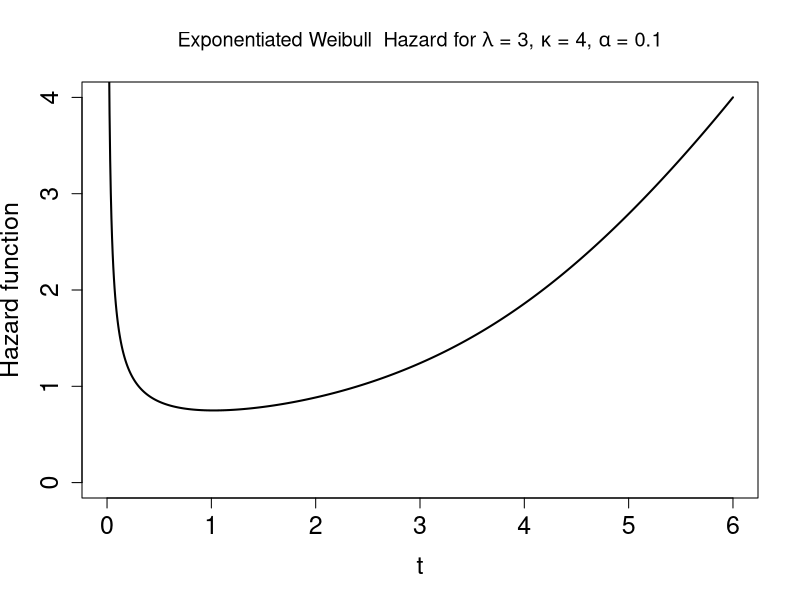

The R source for this figure: (Note: this script raises an error after producing the figure.)
#################################################################
# Job: Fit Exponentiated Weibull distribution for bathtub hazard
#
# Name: Reuben Adatorwovor
# Date: June 03 2021
# 
##############################################################################
rm(list = ls())
libs = c("utils", "MASS", "copula","numDeriv","scatterplot3d", "reliaR","extRemes","Rmpfr")
lapply(libs, require, character.only = TRUE) #"rmultil" not available for 4.02

### Hazard function and associated plot ####
hexpweibull <- function(t,lambda, kappa, alpha, log=FALSE){
  if ((!is.numeric(t)) || (!is.numeric(lambda)) || (!is.numeric(kappa)) || (!is.numeric(alpha))){ 
    stop("non-numeric argument to mathematical function")}
  if( (length(lambda)!= 1) || (length(kappa)!= 1) || (length(alpha)!= 1) ){
    stop("Non-t parameters must be atomic")}
  if (  (lambda <= 0) || (kappa <= 0) || (alpha <= 0) ){ 
    stop("Invalid arguments.  qp,lp,kp ap must be > 0 ")}
  log.pdf <-  log(alpha) + (alpha-1)*pweibull(t,scale = lambda,shape=kappa,log.p=TRUE) + 
    dweibull(t,scale = lambda,shape=kappa,log=TRUE)
  cdf <- exp(alpha*pweibull(t,scale = lambda,shape = kappa,log.p=TRUE) )
  log.h <- log.pdf - log(1-cdf)
  ifelse(log, return(log.h), return(exp(log.h)))
}   

h <- Vectorize( function(t) hexpweibull(t,3,3,.1) )
curve(h,0,6,ylim=c(0,4),col= "black",lwd=2,n = 1000,
      xlab="t",ylab="Hazard function",cex.axis=1.5, cex.lab = 1.5, 
      main = expression(paste("Exponentiated Weibull  Hazard for ",
                              lambda, " = 3, ", kappa, " = 4, ", alpha, " = 0.1")) )
##############################################################################
##############################################################################
# Cumulative distribution function
pexpweibull<- function(q,lambda,kappa,alpha,log.p=FALSE){
  if ((!is.numeric(q)) || (!is.numeric(lambda))|| (!is.numeric(kappa)) || (!is.numeric(alpha))){ 
    stop("non-numeric argument to mathematical function")}
  if((length(lambda)!= 1) || (length(kappa)!=1) || (length(alpha)!=1)){
    stop("Non-q parameters must be atomic")}
  #if ((min(q) <= 0) || (lambda <= 0) || (kappa <= 0) || (alpha <= 0) ){ 
  # stop("Invalid arguments.  qp,lp,kp ap must be > 0 ")}
  log.cdf <- alpha*pweibull(q,scale = lambda,shape = kappa,log.p=TRUE)
  mpfr(ifelse(log.p, return(log.cdf), return(exp(log.cdf))),128L)
}  
################################################## 
# Probability density function
dexpweibull<- function(t,lambda,kappa,alpha,log=FALSE){
  if ((!is.numeric(t)) || (!is.numeric(lambda))|| (!is.numeric(kappa)) || (!is.numeric(alpha))){ 
    stop("non-numeric argument to mathematical function")}
  if((length(lambda)!= 1) || (length(kappa)!= 1) || (length(alpha)!= 1)){
    stop("Non-x parameters must be atomic")}
  #if ((min(t) <= 0) || (lambda <= 0) || (kappa <= 0) || (alpha <= 0)  ){ 
  # stop("Invalid arguments. td,ld,kd,ad must be > 0 ")}
  log.pdf <-  log(alpha) + (alpha - 1)*pweibull(t,scale = lambda, shape = kappa,log.p  = TRUE)  + 
    dweibull(t,scale = lambda,shape = kappa, log = TRUE)
  mpfr(return(exp(log.pdf)), 128L)
  #ifelse(log, return(log.pdf), return(exp(log.pdf)))
}
##################################################   
# Quantile function
qexpweibull<- function(p,lambda,kappa,alpha){
  quant <-  qweibull(p^(1/alpha),scale = lambda,shape = kappa)
  return(quant)
} 
##################################################   
# Random number generation
rexpweibull<- function(n,lambda,kappa,alpha,log=FALSE){
  if ((!is.numeric(n)) || (!is.numeric(lambda)) ||(!is.numeric(kappa)) || (!is.numeric(alpha))) 
    stop("non-numeric argument to mathematical function")
  if ((n <= 0) || (min(lambda) <= 0) || (min(kappa) <= 0) || (min(alpha) <= 0)) 
    stop("Invalid arguments")
  u = runif(n)
  sim <-  qweibull(u^(1/alpha),scale = lambda,shape=kappa)
  return(sim)
} 
############################################################
smart_df = function(...){
  data.frame(...,stringsAsFactors = FALSE)
}
smart_WT = function(...){
  write.table(...,row.names = FALSE,quote = FALSE)
}
smart_hist = function(xx,...){
  hist(xx,freq = FALSE,...); lines(density(xx),lwd = 2,lty = 2,col = "red")
}
####################### Event time #################################
# true parameters
theta = 4/2;alpha1 = 0.1;alpha2 = 2;lambda1 = 3;lambda2 = 2.1;kappa = 4
true_mean = c(lambda1, kappa,alpha1)

set.seed(223); n.obs = 5000; num_rep = 500
datagum = list()
for (jj in seq(num_rep)) {
  gumbel_cop = gumbelCopula(param = theta, dim = 2,use.indepC =c("message","TRUE","FALSE"))
  bvd = mvdc(copula = gumbel_cop, margins = c("expweibull","weibull"),paramMargins = list(list( lambda = lambda1, kappa = kappa, alpha = alpha1), 
                                                                                          list( shape = alpha2, scale = lambda2)),check = TRUE  )
  all_data = rMvdc(n.obs,bvd)
  datagum[[jj]] = all_data
}
########################################################################
## likelihood ##
ns_llike = function(data_curr,init_params) {
  
  params = init_params; lambda = params[1]; kappa = params[2];  alpha = params[3]; theta = theta
  
  tmppdf1 = dexpweibull(data_curr$X, lambda, kappa, alpha, log = FALSE)
  tmppdf2 = dweibull(data_curr$X, alpha2, lambda2, log = FALSE)
  
  tmpcdf1 = pexpweibull(data_curr$X, lambda, kappa, alpha, log.p = FALSE)
  tmpcdf2 = pweibull(data_curr$X, alpha2, lambda2, lower.tail = TRUE, log.p = FALSE)
  
  tmpu1 = -log( pmax(1e-6,tmpcdf1) )
  tmpu2 = -log( pmax(1e-6,tmpcdf2) )
  
  tmpFxy = exp(-( tmpu1^theta + tmpu2^theta )^(1/theta))
  tmpfxy = as.double( tmpFxy*( (tmpu1^theta + tmpu2^theta)^( (1/theta) - 1) )*
                        ( ( tmpu1^(theta - 1) )*( tmppdf1/tmpcdf1 ) + ( tmpu2^(theta - 1) )*(tmppdf2/tmpcdf2) ) )
  
  tmppdf = pmax(1e-6,tmppdf1 + tmppdf2 - tmpfxy)
  tmpSxy = pmax(1e-6,1 -  tmpcdf1 - tmpcdf2 +  tmpFxy)
  
  ll = sum( event*log(tmppdf) , (1 - event)*log(tmpSxy)  ) 
  ll
}

ns_ll = function(init_params){
  ns_llike(data_curr,init_params)
}
func_hess = function(X){+          tryCatch({
  hess1 = diag(ginv(X))  }, error=function(e){ warning(e)
    error.flag = TRUE })
  hess1
}
###########################optimization##########################
my_optim = function(data_curr) {
  out_opt = optim(init_params, ns_ll, control = list(fnscale = -1, maxit = 1e6), hessian = TRUE)
  hess = -out_opt$hessian; curr_var = func_hess(hess);   curr_params = as.numeric(out_opt$par)
  unc_params = rep(NA,7); unc_params =  c(curr_params,curr_var,propC, init_params )
  all_estimates = rbind(all_estimates, smart_df(S = what_rep, N = sample_size, lambda = unc_params[1],kappa = unc_params[2],alpha = unc_params[3], 
                                                lambda.var = unc_params[4], kappa.var = unc_params[5],alpha.var = unc_params[6], propC = unc_params[7]) )
  all_estimates
}
######################Execution###########################
all_estimates = c()
sample_sizes = 1000#c(1000, 2500,5000) 
for (sample_size in sample_sizes ) {
  cat(paste0("N = ",sample_size,"\n"))
  for (what_rep in seq(num_rep)) {
    if (what_rep %% 5 == 0) cat(paste0(what_rep," "))
    curr_data = datagum[[what_rep]][seq(sample_size),]
    data_cur  = cbind(T = pmin(curr_data[,1], curr_data[,2]), C = runif(sample_size, 0, 6) )
    
    data_curr = transform(data_cur, X = pmin(T, C) )
    event = smart_df(E = ifelse(data_curr$T < data_curr$C, 1, 0)  )#1==yes, 0==no
    propC = table(event)[1]/nrow(event)    
    
    init_params = exp(c(runif(2,-5,2), runif(1,-5,0)) ) #runif(2,1,1.2)#c(runif(1,0,1), runif(1,2,7)) #, runif(1,1/5,1/3) )#rep(1,2)#
    
    all_estimates = my_optim(data_curr)
  }
  cat("\n") #print each line
}
#####################################################################

all_estimates$CP_lambda = all_estimates$lambda - qnorm(0.975)* sqrt(all_estimates$lambda.var) < true_mean[1] & 
  true_mean[1] < all_estimates$lambda + qnorm(0.975) * sqrt(all_estimates$lambda.var)
all_estimates$CP_kappa = all_estimates$kappa - qnorm(0.975)* sqrt(all_estimates$kappa.var) < true_mean[2] & 
  true_mean[2] < all_estimates$kappa + qnorm(0.975) * sqrt(all_estimates$kappa.var)
all_estimates$CP_alpha = all_estimates$alpha - qnorm(0.975)* sqrt(all_estimates$alpha.var) < true_mean[3] & 
  true_mean[3] < all_estimates$alpha + qnorm(0.975) * sqrt(all_estimates$alpha.var)

table_func = function(xx){
  as.numeric(sum(xx)/nrow(all_estimates[which(all_estimates$N== N  ),] ) )
}

summary = c()
for (N in sample_sizes ) {
  tmp_mean = apply(all_estimates[which(all_estimates$N == N), c("lambda","kappa","alpha")],2,mean)
  tmp_df = smart_df(N,params = c("lambda","kappa","alpha"), mean.est = as.numeric(tmp_mean))
  tmp_df$bias = (tmp_df$mean.est) - true_mean
  tmp_df$Mod_var = apply(all_estimates[which(all_estimates$N == N), c("lambda.var","kappa.var","alpha.var")],2, mean)
  tmp_df$Emp_var = apply(all_estimates[which(all_estimates$N == N), c("lambda","kappa","alpha")],2,var)
  tmp_df$CP = apply(all_estimates[which(all_estimates$N == N), c("CP_lambda","CP_kappa","CP_alpha")],2,table_func)
  summary = rbind(summary,tmp_df)
}
summary[,c(3:7)] = lapply(summary[c(3:7)],round,3) ;summary 
summary(all_estimates["propC"])




